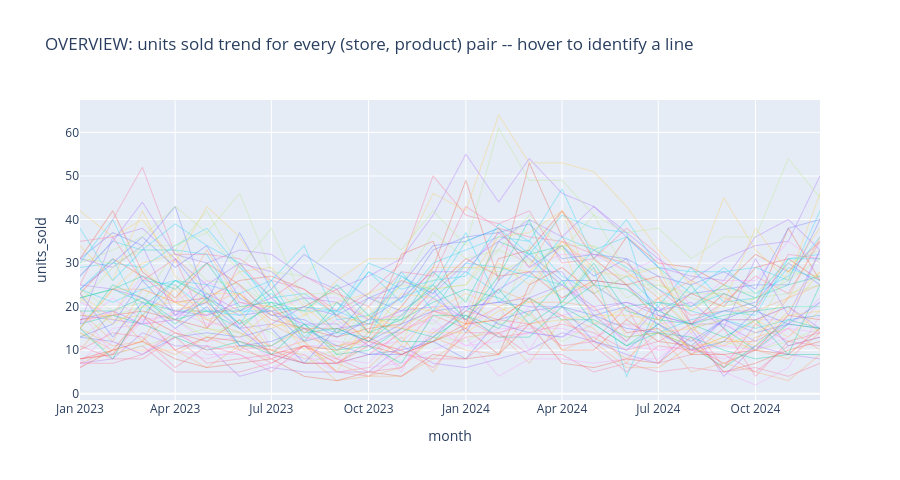

Notebook code for this chart:
### Code cell
# --- Part B: drill-down with context preserved ---
# TODO 1: build an overview plotly line chart of units_sold over month, one line per (store_id, product)
#         combination, with hover showing store_id + product (cheap-tier epistemic action)
sales_df["store_product"] = sales_df.store_id + " / " + sales_df["product"]
fig = px.line(
    sales_df.sort_values("month"), x="month", y="units_sold", color="store_product",
    hover_name="store_product",
    title="OVERVIEW: units sold trend for every (store, product) pair -- hover to identify a line"
)
fig.update_traces(line=dict(width=1), opacity=0.35, showlegend=False)
fig.update_layout(height=480)
fig.show()

# TODO 2: using the (store_id, product) pair you identified as the top anomaly in Part A,
#         plot its monthly units_sold trend (focus) together with the average trend for that SAME
#         product across all other stores (context), on one shared chart
top_store, top_product = anomaly_ranking.iloc[0][["store_id", "product"]]

focus = sales_df[(sales_df.store_id == top_store) & (sales_df["product"] == top_product)].sort_values("month")
context = sales_df[sales_df["product"] == top_product].groupby("month").units_sold.mean().reset_index()

fig2, ax = plt.subplots(figsize=(8, 4.5))
ax.plot(context.month, context.units_sold, color="gray", alpha=0.6,
        label=f"Avg '{top_product}' trend (context)")
ax.plot(focus.month, focus.units_sold, color="crimson", marker="o",
        label=f"{top_store} '{top_product}' (focus)")
ax.set_xlabel("Month"); ax.set_ylabel("Units Sold")
ax.set_title(f"Focus + Context: {top_store} / {top_product} vs. product-wide average")
ax.legend()
plt.xticks(rotation=45)
plt.tight_layout()
plt.show()
